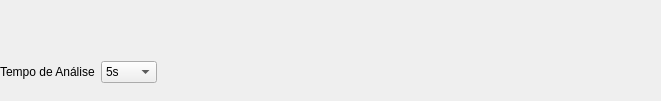
       <widget class="QWidget" name="widget_2" native="true">
        <property name="geometry">
         <rect>
          <x>420</x>
          <y>690</y>
          <width>661</width>
          <height>101</height>
         </rect>
        </property>
        <widget class="QWidget" name="layoutWidget">
         <property name="geometry">
          <rect>
           <x>0</x>
           <y>60</y>
           <width>641</width>
           <height>24</height>
          </rect>
         </property>
         <layout class="QHBoxLayout" name="horizontalLayout_7">
          <item>
           <layout class="QHBoxLayout" name="horizontalLayout_6">
            <item>
             <widget class="QLabel" name="label_9">
              <property name="text">
               <string>Tempo de Análise</string>
              </property>
             </widget>
            </item>
            <item>
             <widget class="QComboBox" name="tempo_analise">
              <item>
               <property name="text">
                <string>5s</string>
               </property>
              </item>
              <item>
               <property name="text">
                <string>10s</string>
               </property>
              </item>
              <item>
               <property name="text">
                <string>30s</string>
               </property>
              </item>
              <item>
               <property name="text">
                <string>1min</string>
               </property>
              </item>
             </widget>
            </item>
           </layout>
          </item>
          <item>
           <spacer name="horizontalSpacer_9">
            <property name="orientation">
             <enum>Qt::Horizontal</enum>
            </property>
            <property name="sizeHint" stdset="0">
             <size>
              <width>458</width>
              <height>20</height>
             </size>
            </property>
           </spacer>
          </item>
         </layout>
        </widget>
       </widget>
